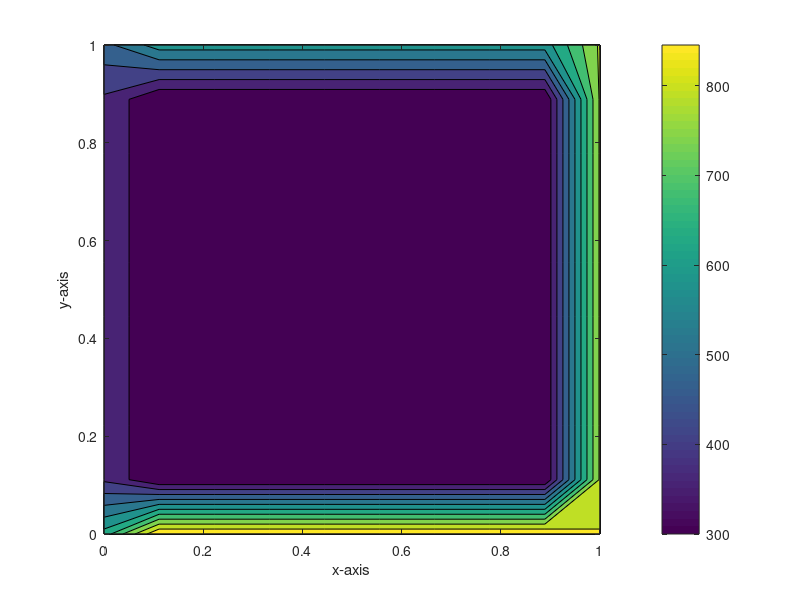

Here is the MATLAB script that generated this plot: (Note: this script raises an error after producing the figure.)
clear
close all
clc

%Defining the domain:(number of nodes along x and y directions are 10)
nx=10; ny=10;
x=linspace(0,1,nx);y=linspace(1,0,ny);
dx=x(2)-x(1); dy=y(2)-y(1);
K=dx^2*dy^2/(2*(dx^2+dy^2));
T=300*ones(nx,ny);
Ttop=600; Tbottom=900; Tl=400; Tr=800;
T(1,:)=Ttop; T(ny,:)=Tbottom; T(:,1)=Tl; T(:,nx)=Tr;
T(1,1)=(Ttop+Tl)/2; T(nx,1)=(Ttop+Tr)/2; T(nx,ny)=(Tbottom+Tr)/2;
T(ny,1)=(Tbottom+Tl)/2;
Told=T;
T_i=Told;
%Defining the schemes:
err=1;
tol=0.0001;
j_iter=1; gs_iter=1; sor_iter=1; sorf=1.5;
%Input for scheme:- 1->jacobi, 2->gauss-seidl, 3->SOR;
disp('Choose the numerical scheme to use:')
disp('  1 → Jacobi')
disp('  2 → Gauss-Seidel')
disp('  3 → Successive Over-Relaxation (SOR)')
scheme = input('Enter your choice (1/2/3): ');

if scheme==1
while err>tol
    for i=2:nx-1
        for j=2:ny-1
            T(i,j)=K*((Told(i+1,j)+Told(i-1,j))/dx^2+(Told(i,j+1)+Told(i,j-1))/dy^2);
        end
    end
    err=max(max(abs(T-Told)));
    Told=T;
    j_iter=j_iter+1;
end
 Text=sprintf('Jacobi Scheme\nNumber of Iterations=%d',j_iter);
end

if scheme==2
    while err>tol
    for i=2:nx-1
        for j=2:ny-1
            T(i,j)=K*((T(i+1,j)+T(i-1,j))/dx^2+(T(i,j+1)+T(i,j-1))/dy^2);
        end
    end
    err=max(max(abs(T-Told)));
    Told=T;
    gs_iter=gs_iter+1;
    end
    Text=sprintf('Gauss-Seidl Scheme\nNumber of Iterations=%d',gs_iter);
end

if scheme==3
    while err>tol
    for i=2:nx-1
        for j=2:ny-1
            T(i,j)=T(i,j)+sorf*(K*((T(i+1,j)+T(i-1,j))/dx^2+(T(i,j+1)+T(i,j-1))/dy^2)-T(i,j));
        end
    end
    err=max(max(abs(T-Told)));
    Told=T;
    sor_iter=sor_iter+1;
    end
    Text=sprintf('SOR Scheme\nNumber of Iterations=%d',sor_iter);
end
%plotting results
contourf(x,y,T)
colorbar
xlabel('x-axis');
ylabel('y-axis');
title(Text);
